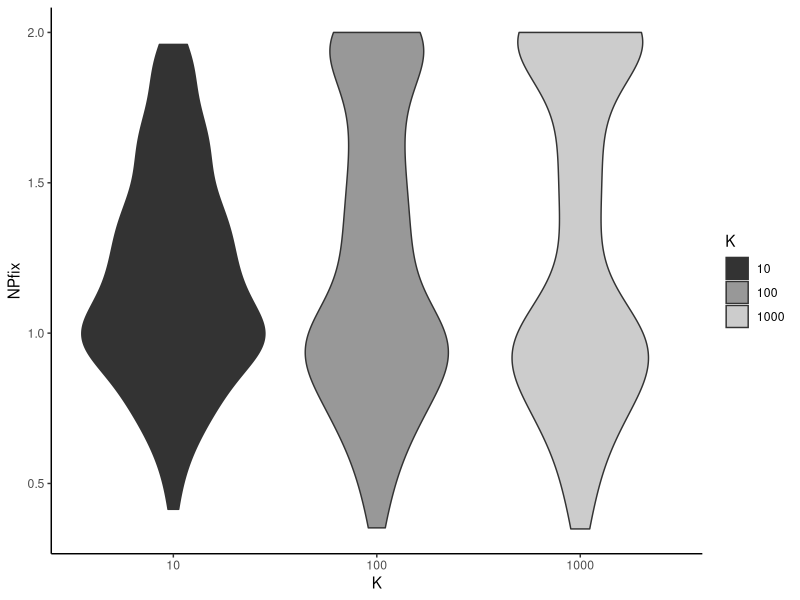

Write R code to recreate this figure.
library(tidyverse)
dt <- read.csv("results/final_results.csv")

knpf <- dt %>% select(K, NPfix)
knpf$K <- as.factor(knpf$K)
p <- ggplot(knpf, aes(x=K, y=NPfix, fill=K)) +
  geom_violin() +
  scale_fill_grey() +
  theme_classic()
p

# sort
dtsorted <- dt[order(dt$S, dt$CV, dt$G),]

# select cols
dtselected <- dtsorted %>% select(K,NPfix)

# subset
k10 <- subset(dtselected, K==10, NPfix, drop=TRUE)
k100 <- subset(dtselected, K==100, NPfix, drop=TRUE)
k1000 <- subset(dtselected, K==1000, NPfix, drop=TRUE)

# paired t test
result12 <- t.test(k10, k100, paired=TRUE)
result12
result13 <- t.test(k10, k1000, paired=TRUE)
result13
result23 <- t.test(k100, k1000, paired=TRUE)
result23
